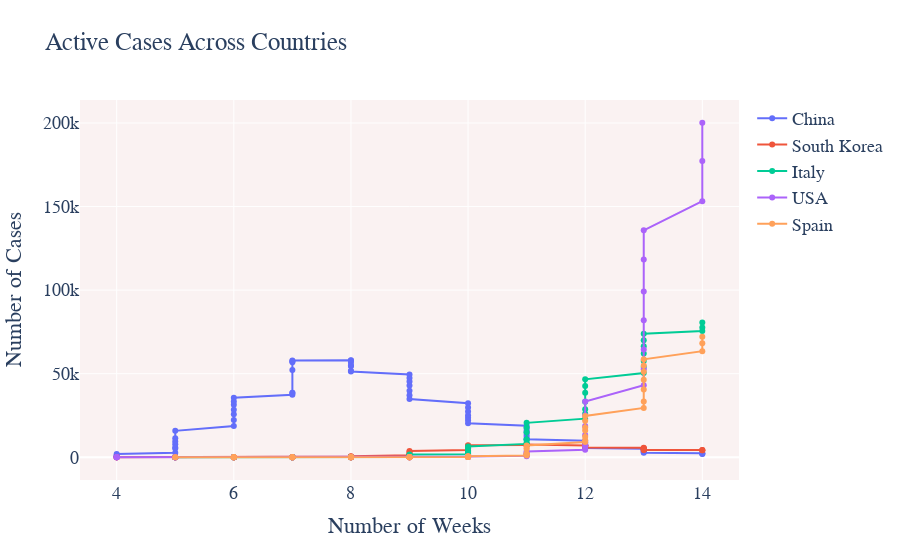

Here is the notebook cell this chart was saved with:
### Code cell
import plotly.graph_objs as go
fig = go.Figure()
fig.add_trace(go.Scatter(x=df_china['week'], y=df_china['Active'],
                    mode='lines+markers',name='China'))
fig.add_trace(go.Scatter(x=df_sKorea['week'], y=df_sKorea['Active'],
                    mode='lines+markers',name='South Korea'))
fig.add_trace(go.Scatter(x=df_italy['week'], y=df_italy['Active'],
                    mode='lines+markers',name='Italy'))
fig.add_trace(go.Scatter(x=df_USA['week'], y=df_USA['Active'],
                    mode='lines+markers',name='USA'))
fig.add_trace(go.Scatter(x=df_Spain['week'], y=df_Spain['Active'],
                    mode='lines+markers',name='Spain'))
fig.update_layout(title_text='Active Cases Across Countries',xaxis_title='Number of Weeks',yaxis_title='Number of Cases',plot_bgcolor='rgb(250, 242, 242)', font=dict(
        family="Courier New, monospace",
        size=18,
    ))

fig.show()

### Figure 1 — Plotly figure (JSON) as saved in the notebook; plotly's stock layout.template omitted (floating-point values rounded to 4 significant figures)
{"data": [{"mode": "lines+markers", "name": "China", "type": "scatter", "x": [4, 4, 4, 4, 4, 5, 5, 5, 5, 5, 5, 5, 6, 6, 6, 6, 6, 6, 6, 7, 7, 7, 7, 7, 7, 7, 8, 8, 8, 8, 8, 8, 8, 9, 9, 9, 9, 9, 9, 9, 10, 10, 10, 10, 10, 10, 10, 11, 11, 11, 11, 11, 11, 11, 12, 12, 12, 12, 12, 12, 12, 13, 13, 13, 13, 13, 13, 13, 14, 14, 14], "y": [502, 591, 854, 1318, 1957, 2723, 5262, 5817, 7818, 9356, 11337, 15783, 18654, 22347, 25732, 28445, 31360, 33379, 35668, 37378, 38581, 38504, 52251, 56799, 57391, 57933, 58046, 57938, 56480, 54761, 54543, 51794, 51325, 49569, 47347, 45297, 42856, 39745, 37137, 34838, 32304, 29802, 27335, 25169, 23643, 22104, 20282, 18880, 17515, 16058, 14800, 13516, 12066, 10723, 9838, 8958, 8016, 7256, 6570, 6010, 5547, 5137, 4734, 4279, 3950, 3453, 3128, 2684, 2384, 2151, 1995]}, {"mode": "lines+markers", "name": "South Korea", "type": "scatter", "x": [4, 4, 4, 4, 4, 5, 5, 5, 5, 5, 5, 5, 6, 6, 6, 6, 6, 6, 6, 7, 7, 7, 7, 7, 7, 7, 8, 8, 8, 8, 8, 8, 8, 9, 9, 9, 9, 9, 9, 9, 10, 10, 10, 10, 10, 10, 10, 11, 11, 11, 11, 11, 11, 11, 12, 12, 12, 12, 12, 12, 12, 13, 13, 13, 13, 13, 13, 13, 14, 14, 14], "y": [1, 1, 2, 2, 3, 4, 4, 4, 4, 11, 12, 15, 15, 16, 19, 23, 23, 23, 22, 24, 25, 21, 21, 21, 19, 20, 20, 19, 19, 87, 186, 415, 578, 807, 945, 1227, 1731, 2302, 3107, 3689, 4277, 5128, 5545, 6012, 6416, 6862, 7146, 7307, 7212, 7407, 7470, 7403, 7504, 7577, 7024, 6832, 6789, 6934, 7018, 7157, 5884, 5684, 5410, 5281, 4966, 4665, 4523, 4398, 4275, 4216, 4155]}, {"mode": "lines+markers", "name": "Italy", "type": "scatter", "x": [5, 5, 5, 6, 6, 6, 6, 6, 6, 6, 7, 7, 7, 7, 7, 7, 7, 8, 8, 8, 8, 8, 8, 8, 9, 9, 9, 9, 9, 9, 9, 10, 10, 10, 10, 10, 10, 10, 11, 11, 11, 11, 11, 11, 11, 12, 12, 12, 12, 12, 12, 12, 13, 13, 13, 13, 13, 13, 13, 14, 14, 14], "y": [2, 2, 2, 2, 2, 2, 2, 3, 3, 3, 3, 3, 3, 3, 3, 3, 3, 3, 3, 3, 3, 19, 59, 150, 221, 311, 438, 593, 821, 1053, 1577, 1835, 2263, 2706, 3296, 3916, 5061, 6387, 7985, 8794, 10590, 10590, 14955, 17750, 20603, 23073, 26062, 28710, 33190, 38549, 42681, 46638, 50418, 54030, 57521, 62013, 66414, 70065, 73880, 75528, 77635, 80572]}, {"mode": "lines+markers", "name": "USA", "type": "scatter", "x": [4, 4, 4, 4, 4, 5, 5, 5, 5, 5, 5, 5, 6, 6, 6, 6, 6, 6, 6, 7, 7, 7, 7, 7, 7, 7, 8, 8, 8, 8, 8, 8, 8, 9, 9, 9, 9, 9, 9, 9, 10, 10, 10, 10, 10, 10, 10, 11, 11, 11, 11, 11, 11, 11, 12, 12, 12, 12, 12, 12, 12, 13, 13, 13, 13, 13, 13, 13, 14, 14, 14], "y": [1, 1, 2, 2, 5, 5, 5, 5, 5, 6, 8, 8, 11, 11, 12, 12, 12, 12, 9, 9, 10, 10, 12, 12, 12, 12, 12, 12, 12, 12, 30, 30, 30, 48, 47, 53, 54, 55, 62, 68, 88, 107, 134, 201, 256, 392, 508, 575, 923, 1237, 1611, 2120, 2660, 3424, 4530, 6296, 7562, 13372, 18710, 25015, 33319, 43115, 52686, 64475, 81946, 99207, 118380, 135754, 153185, 177275, 200141]}, {"mode": "lines+markers", "name": "Spain", "type": "scatter", "x": [5, 5, 6, 6, 6, 6, 6, 6, 6, 7, 7, 7, 7, 7, 7, 7, 8, 8, 8, 8, 8, 8, 8, 9, 9, 9, 9, 9, 9, 9, 10, 10, 10, 10, 10, 10, 10, 11, 11, 11, 11, 11, 11, 11, 12, 12, 12, 12, 12, 12, 12, 13, 13, 13, 13, 13, 13, 13, 14, 14, 14], "y": [1, 1, 1, 1, 1, 1, 1, 1, 2, 2, 2, 2, 2, 2, 0, 0, 0, 0, 0, 0, 0, 0, 0, 0, 4, 11, 13, 30, 43, 82, 118, 162, 218, 254, 393, 460, 626, 1013, 1628, 2040, 2039, 4906, 5679, 6992, 9070, 10187, 12206, 16026, 17779, 21874, 24722, 29470, 33283, 40501, 46406, 51224, 54968, 58598, 63460, 68200, 72084]}], "layout": {"font": {"family": "Courier New, monospace", "size": 18}, "plot_bgcolor": "rgb(250, 242, 242)", "title": {"text": "Active Cases Across Countries"}, "xaxis": {"title": {"text": "Number of Weeks"}}, "yaxis": {"title": {"text": "Number of Cases"}}}}
